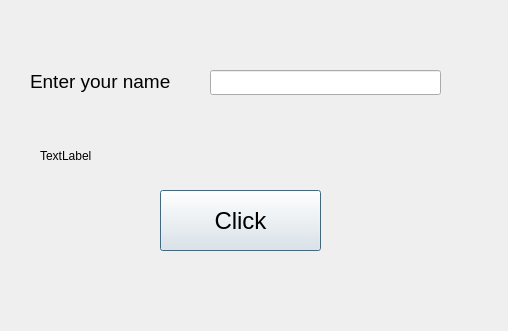
<?xml version="1.0" encoding="UTF-8"?>
<ui version="4.0">
 <class>Dialog</class>
 <widget class="QDialog" name="Dialog">
  <property name="geometry">
   <rect>
    <x>0</x>
    <y>0</y>
    <width>508</width>
    <height>331</height>
   </rect>
  </property>
  <property name="windowTitle">
   <string>Dialog</string>
  </property>
  <widget class="QLabel" name="labelResponse">
   <property name="geometry">
    <rect>
     <x>40</x>
     <y>140</y>
     <width>281</width>
     <height>31</height>
    </rect>
   </property>
   <property name="text">
    <string>TextLabel</string>
   </property>
  </widget>
  <widget class="QPushButton" name="pushButtonClickMe">
   <property name="geometry">
    <rect>
     <x>160</x>
     <y>190</y>
     <width>161</width>
     <height>61</height>
    </rect>
   </property>
   <property name="font">
    <font>
     <pointsize>18</pointsize>
    </font>
   </property>
   <property name="text">
    <string>Click</string>
   </property>
  </widget>
  <widget class="QLabel" name="label">
   <property name="geometry">
    <rect>
     <x>30</x>
     <y>70</y>
     <width>143</width>
     <height>22</height>
    </rect>
   </property>
   <property name="font">
    <font>
     <pointsize>14</pointsize>
    </font>
   </property>
   <property name="text">
    <string>Enter your name</string>
   </property>
  </widget>
  <widget class="QLineEdit" name="lineEditName">
   <property name="geometry">
    <rect>
     <x>210</x>
     <y>70</y>
     <width>231</width>
     <height>25</height>
    </rect>
   </property>
  </widget>
 </widget>
 <resources/>
 <connections/>
</ui>
